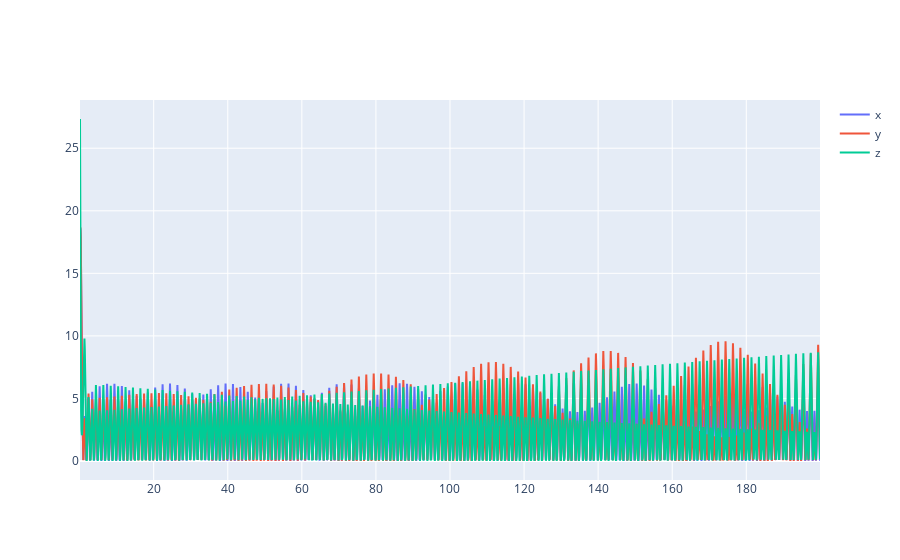

The notebook cell this image was saved under:
### Code cell
py.iplot([go.Scatter(name='x',x=master['t'],y=error_null[:,0],mode='lines'),
         go.Scatter(name='y',x=master['t'],y=error_null[:,1],mode='lines'),
         go.Scatter(name='z',x=master['t'],y=error_null[:,2],mode='lines')])

### Figure 1 — Plotly figure (JSON) as saved in the notebook; plotly's stock layout.template omitted (floating-point values rounded to 4 significant figures; data arrays with more than 128 entries replaced by an {"elided": "..."} marker saying what was removed)
{"data": [{"mode": "lines", "name": "x", "type": "scatter", "x": {"elided": "1999 float values"}, "y": {"elided": "1999 float values"}}, {"mode": "lines", "name": "y", "type": "scatter", "x": {"elided": "1999 float values"}, "y": {"elided": "1999 float values"}}, {"mode": "lines", "name": "z", "type": "scatter", "x": {"elided": "1999 float values"}, "y": {"elided": "1999 float values"}}], "layout": {}}
